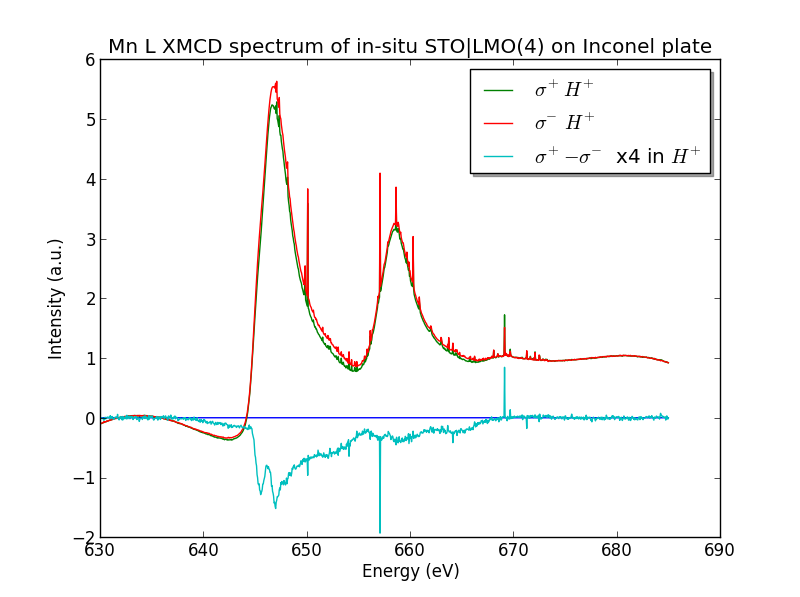

The Python source for this figure:
"""
Script to analyse XLD and XMCD spectra
"""
import matplotlib.lines as mlines
import matplotlib.pyplot as plt
import numpy as np
import math
import copy
import random
import h5py
import copy

FILE_LC = "../../Data/i09-75643.nxs"
FILE_RC = "../../Data/i09-75644.nxs"
delta_E = 0.05 #eV, absolute
delta_int = 0.01 #relative

import csv
def save(energies, spectrum, ext):
    name = 'LMO4MNin'
    with open('csv/'+name+'-'+ext+'.csv', 'wb') as f:
        writer = csv.writer(f)
        writer.writerow(('energy','intensity'))
        for n, s in enumerate(spectrum):
            writer.writerow((energies[n], s))
        f.close()

def getBackground(energies, spectrum):
    
    points = [3, 360, 530, 620, 765, 950, 1090]
    B = 1
    answ = "n"

    # Substracting pre-edge
    minimum = min(spectrum[points[5]:points[6]])
    spectrum = [s-minimum for s in spectrum]

    # Simulating step-function
    step = []
    start = spectrum[points[5]]
    mid = spectrum[points[3]]
    end = spectrum[points[1]]
    try:
        for e in energies:
            # fermi-dirac distribution-like normalisation function
            n = diff1/(math.exp((energies[points[2]]-e)/B)+1)
            m = diff2/(math.exp((energies[points[4]]-e)/B)+1)
            step.append(n+m)
    except:
        diff1 = mid - start
        diff2 = end - mid
        global diff1
        global diff2
        for e in energies:
            # fermi-dirac distribution-like normalisation function
            n = diff1/(math.exp((energies[points[2]]-e)/B)+1)
            m = diff2/(math.exp((energies[points[4]]-e)/B)+1)
            step.append(n+m)
    fitspect = [s - step[n] for n, s in enumerate(spectrum)]

##    while answ == "n":
##        plt.plot(energies, spectrum)
##        plt.plot(energies, [s+start for s in step])
##        for p in points:
##            plt.axvline(energies[p], color='k', linestyle='solid')
##        plt.show()
##            
##        answ = raw_input("Are the lines placed correctly? y/n: ")
##        while answ != "n" and answ != "y":
##            answ = raw_input("Use 'y' or 'n'. Are the lines correct?: ")
##
##        if answ == "y": break
##        print "Previous lines were places at ",points
##        for n, p in enumerate(points):
##            try: points[n] = int(raw_input("Line "+str(n+1)+" to: "))
##            except:
##                print "Invalid syntax"
##                points[n] = int(raw_input("Line "+str(n+1)+" to: "))
##        print points

    # Fitting 4th order polynomial to bg without step
    bg = range(points[0],points[1]) + [points[3]] + range(points[5],points[6])
    x, y = [energies[n] for n in bg], [fitspect[n] for n in bg]
    a, b, c, d, e =  np.polyfit(x, y, 4)
    norm = [a*i**4 + b*i**3 + c*i**2 + d*i + e for i in energies]
    spectNorm = [s-norm[n]+step[n] for n, s in enumerate(fitspect)]

    reg = [points[1],points[3],points[5]]
    return norm, spectNorm, reg

def getError(intensity, energies, delta_E, delta_int):
    
    error = []
    for n, e in enumerate(energies):
        try:
            a = (intensity[n+1] - intensity[n-1])/(energies[n+1]-energies[n-1])
            i_err = intensity[n] * delta_int
            e_err = a * delta_E
            error.append(math.sqrt(i_err**2 + e_err**2))
        except: error.append(0)

    return error

def getMagnetism(intensity1, intensity1_norm, intensity2, intensity2_norm, energies, reg):
    # Getting error expectation for each data point    
    intensity1_error = getError(intensity1, energies, delta_E, delta_int)
    intensity2_error = getError(intensity2, energies, delta_E, delta_int)

    # Putting together the XMCD spectrum    
    s = []
    error = []
    for n, e in enumerate(energies):
        new = intensity1_norm[n] - intensity2_norm[n]
        err = math.sqrt(intensity1_error[n]**2 + intensity2_error[n]**2)
        s.append(new)
        error.append(err)

        
    # Read data
    A, B, A_err, B_err = 0, 0, 0, 0
    for n in range(len(energies)):
        if n > reg[0] and n < reg[1]:
            A += s[n]
            A_err += error[n]**2
        elif n > reg[1] and n < reg[2]:
            B += s[n]
            B_err += error[n]**2
    A_err = math.sqrt(A_err)
    B_err = math.sqrt(B_err)

    C = 10.0         # beV
    # Calculate m_s
    m_s = 1/C*(2*B - A)
    m_s_err = 1/C* math.sqrt((2*B_err)**2 + A_err**2)

    # Calculate m_o
    m_o = -2/3/C*(A + B)
    m_o_err = -2/3/C * math.sqrt(A_err**2 + B_err**2)
    
    print "m_s has a value of "+str(m_s)+" +- "+str(abs(m_s_err/m_s))+"%"
    print "m_o has a value of "+str(m_o)+" +- "+str(abs(m_o_err/m_o))+"%"
    print "Ratio: "+str(m_o/m_s)+" +- "+str(math.sqrt((m_s_err/m_s)**2 + (m_o_err/m_o)**2))+" %"

    return m_o, m_o_err, m_s, m_s_err

if __name__ == '__main__':
    print "Gathering measurements data"
    
    with h5py.File(FILE_LC, 'r') as f:
        energies = f["/entry1/SX_Mn2p/energies"][0]
        
        spectrum = f["/entry1/SX_Mn2p/spectrum_data"][0]

        LCEnergies = [e for e in energies]
        LCSpectrum = [s for n, s in enumerate(spectrum)]

    with h5py.File(FILE_RC, 'r') as f:
        energies = f["/entry1/SX_Mn2p/energies"][0]
        
        spectrum = f["/entry1/SX_Mn2p/spectrum_data"][0]
        RCEnergies = [e for e in energies]
        RCSpectrum = [s for n, s in enumerate(spectrum)]

##    LCSpectrum = scaleIntensity(LCSpectrum, LCEnergies, RCEnergies)

    print "============"
    print "First background"
    print "============"
    LCNorm, LCSpectrum_norm, reg = getBackground(RCEnergies, LCSpectrum)
    print "============"
    print "Second background"
    print "============"
    RCNorm, RCSpectrum_norm, reg = getBackground(RCEnergies, RCSpectrum)

    XMCD = [(LCSpectrum_norm[n]-s)/max(LCSpectrum_norm) for n, s in enumerate(RCSpectrum_norm)]

    # Get magnetism
    m_o, m_o_err, m_s, m_s_err = getMagnetism(RCSpectrum, RCSpectrum_norm, LCSpectrum, LCSpectrum_norm, RCEnergies, reg)



    # Save data to CSV
    spectra = [LCSpectrum_norm, RCSpectrum_norm, XMCD]
    for n, s in enumerate(spectra):
        save(RCEnergies, s, str(n+1))

    plt.plot(RCEnergies, [0 for e in RCEnergies])
##    plt.plot(RCEnergies, LCSpectrum)
##    plt.plot(RCEnergies, LCNorm)
    plt.plot(RCEnergies, LCSpectrum_norm, label='$\sigma^+H^+$')
    plt.plot(RCEnergies, RCSpectrum_norm, label='$\sigma^-H^+$')
    plt.plot(RCEnergies, XMCD, label='$\sigma^+-\sigma^-$ x4 in $H^+$')
    
    legend = plt.legend(loc='upper right', shadow=True)
    title = plt.title("Mn L XMCD spectrum of in-situ STO|LMO(4) on Inconel plate")
    plt.xlabel("Energy (eV)")
    plt.ylabel("Intensity (a.u.)")
##    plt.text(RCEnergies[reg[1]]-5,min(XMCD), "m_s = "+str(m_s)+" +- "+str(abs(m_s_err/m_s))+"%\n"+
##                                    "m_o = "+str(m_o)+" +- "+str(abs(m_o_err/m_o))+"%\n"+
##                                    "Ratio = "+str(m_o/m_s)+" +- "+str(math.sqrt((m_s_err/m_s)**2 + (m_o_err/m_o)**2))+" %",
##             fontsize=10)
    
    plt.show()   
